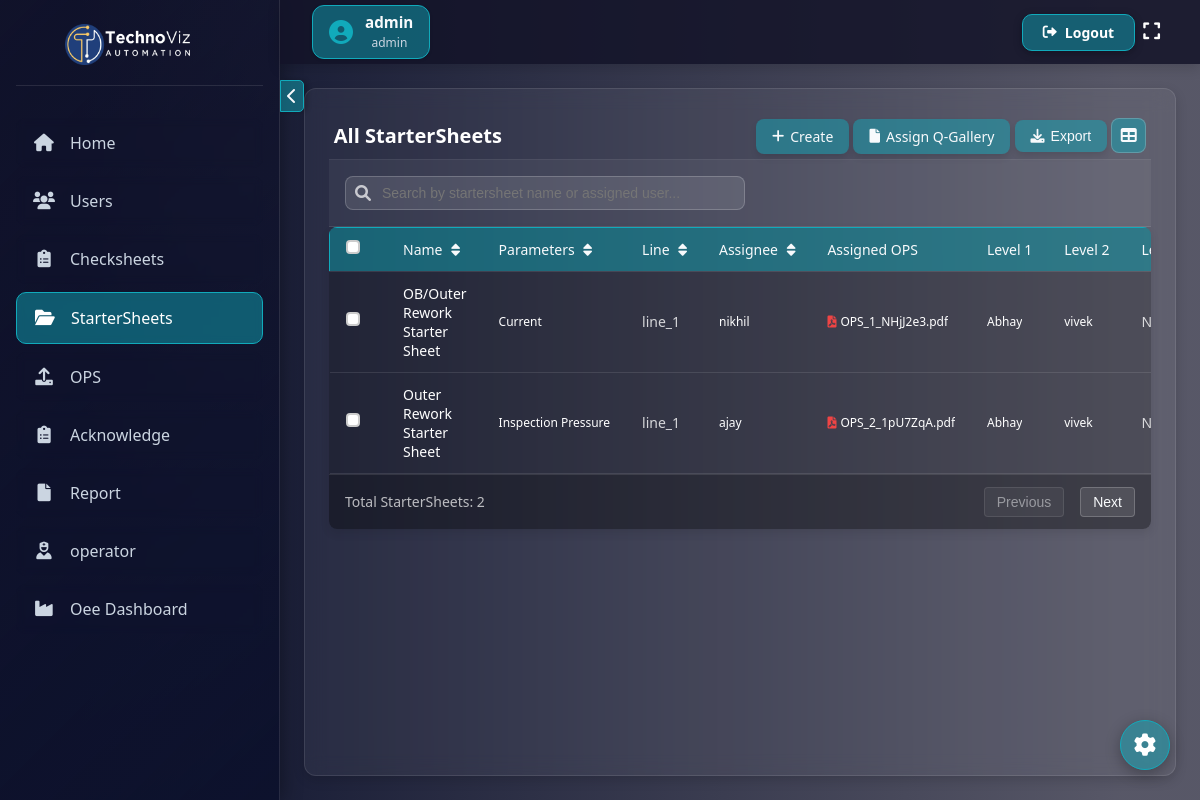
The app's page /all_startersheet/ (signed in) with its own data.
### checksheet1/models.py (models this page shows, shortened)
class CustomUser(AbstractUser):
    ROLE_CHOICES = [
        ("admin", "Admin"),
        ("quality_incharge", "Quality Incharge"),
        ("shift_incharge", "Shift Incharge"),
        ("operator", "Operator"),
    ]
    username = models.CharField(max_length=150, unique=False)
    employee_id = models.CharField(max_length=20, unique=True)  # New field
    role = models.CharField(max_length=20, choices=ROLE_CHOICES, default="admin")
    phone_number = models.CharField(max_length=15, blank=True, null=True)
    USERNAME_FIELD = "employee_id"  # Use employee_id for authentication
    REQUIRED_FIELDS = ["username", "email"]  # Keep username for internal use

class StarterSheet(models.Model):
    name = models.CharField(max_length=255)
    line = models.CharField(
        max_length=10, choices=[("line_1", "Line 1"), ("line_2", "Line 2")]
    )
    assigned_users = models.ManyToManyField(
        "CustomUser", related_name="assigned_starter_sheets", blank=True
    )
    created_by = models.ForeignKey(
        "CustomUser",
        on_delete=models.SET_NULL,
        null=True,
        related_name="created_starter_sheets",
    )
    created_on = models.DateTimeField(auto_now_add=True)
    level_1_approver = models.ForeignKey(
        "CustomUser",
        on_delete=models.SET_NULL,
        null=True,
        blank=True,
        related_name="level_1_assigned_sheets",
    )
    level_2_approver = models.ForeignKey(
        "CustomUser",
        on_delete=models.SET_NULL,
        null=True,
        blank=True,
        related_name="level_2_assigned_sheets",
    )
    require_level_3_approval = models.BooleanField(
        default=True, help_text="Check if this sheet requires Level 3 approval (admin)"
    )

class StarterZone(models.Model):
    startersheet = models.ForeignKey(
        StarterSheet, on_delete=models.CASCADE, related_name="zones"
    )
    name = models.CharField(max_length=255)
    type = models.CharField(
        max_length=20,
        choices=[("int", "Integer"), ("float", "Float"), ("checkbox", "Checkbox")],
    )
    min_value = models.CharField(null=True, blank=True, max_length=255)
    max_value = models.CharField(null=True, blank=True, max_length=255)
    unit = models.CharField(max_length=50, null=True, blank=True)  # New field for unit
    check_method = models.TextField(null=True, blank=True)  # New field for check method
    image = models.ImageField(upload_to="zone_images/", null=True, blank=True)
    standard = models.CharField(max_length=255, null=True, blank=True)

class POCUpload(models.Model):
    pdf = models.FileField(upload_to=poc_upload_path)
    assigned_startersheets = models.ManyToManyField(
        StarterSheet,
        related_name="assigned_pocs",
        blank=True,
    )

### checksheet1/views.py (the view)
# urls.py: path("all_startersheet/", all_startersheet, name="all_startersheet"),
@login_required
def all_startersheet(request):
    if request.user.role == "admin" or has_page_access(
        request.user, "all_startersheet"
    ):
        checksheets = CheckSheet.objects.all()
        Starter = StarterSheet.objects.prefetch_related("assigned_users", "zones")
    else:
        checksheets = CheckSheet.objects.filter(assigned_users=request.user)
        Starter = StarterSheet.objects.filter(
            assigned_users=request.user
        ).prefetch_related("zones")
    all_users = get_user_model().objects.all()
    return render(
        request,
        "checksheet/all_startersheets.html",
        {
            "Starter": Starter,  # Using 'Starter' instead of 'startersheets'
            "checksheets": checksheets,
            "all_users": all_users,
        },
    )

### checksheet1/templates/checksheet/all_startersheets.html (shortened to what this page needs)
{% extends 'checksheet/base.html' %}
{% load static %}
{% block extra_css %}
<link rel="stylesheet" href="{% static 'css/all_startersheet.css' %}">
{% endblock %}
{% block content %}
<div class="page-container">
    <div class="header">
        <h2 class="page-title">All StarterSheets</h2>
       <div class="header-actions">
            <a href="{% url 'create_startersheet' %}" class="create-btn">
                <i class="fas fa-plus"></i> Create
            </a>
            <a href="{% url 'assign_poc_bulk' %}" class="create-btn">
                <i class="fas fa-file"></i> Assign Q-Gallery
            </a>
            <button id="exportSelectedBtn" class="export-btn create-btn" title="Export Selected">
                <i class="fas fa-download"></i> Export
            </button>
            <button id="viewToggleBtn" class="toggle-btn" title="Toggle View">
                <i class="fas fa-table"></i>
            </button>
        </div>
    </div>
    {% if Starter %}
    <div class="search-container">
        <div class="search-input-container">
            <i class="fas fa-search search-icon"></i>
            <input type="text" id="startersheetSearch" class="search-input" placeholder="Search by startersheet name or assigned user...">
        </div>
    </div>
    <div class="table-responsive">
        <table class="startersheets-container">
            <thead>
                <tr>
                    <th><input type="checkbox" id="selectAll"><label for="selectAll"></label></th>
                    <th class="sortable" data-sort="name">Name <i class="fas fa-sort"></i></th>
                    <th class="sortable" data-sort="parameters">Parameters <i class="fas fa-sort"></i></th>
                    <th class="sortable" data-sort="line">Line <i class="fas fa-sort"></i></th>
                    <th class="sortable" data-sort="users">Assignee <i class="fas fa-sort"></i></th>
                    <th>Assigned OPS</th>
                    <th>Level 1</th>
                    <th>Level 2</th>
                    <th>Level 3</th>
                </tr>
            </thead>
            <tbody id="startersheetTableBody">
                {% for startersheet in Starter %}
                <tr data-id="{{ startersheet.id }}">
                   <td><input type="checkbox" class="startersheet-checkbox" id="checkbox-{{ startersheet.id }}" value="{{ startersheet.id }}"><label for="checkbox-{{ startersheet.id }}"></label></td>
                    <td>
                        <a href="javascript:void(0);" class="startersheet-name" onclick="showDetailModal({{ startersheet.id }})">
                            {{ startersheet.name }}
                        </a>
                    </td>
                    <td class="content-cell">
                        <div class="zone-chips">
                            {% with zones=startersheet.zones.all %}
                                {% if zones|length > 0 %}
                                    {% for zone in zones|slice:":1" %}
                                        <span class="zone-chip">{{ zone.name }}</span>
                                    {% endfor %}
                                {% else %}
                                    <span class="empty-text">No zones</span>
                                {% endif %}
                            {% endwith %}
                        </div>
                    </td>
                    <td class="content-cell">
                        {{ startersheet.line }}
                    </td>
                    <td class="content-cell">
                        <div class="user-chips">
                            {% with users=startersheet.assigned_users.all %}
                                {% if users|length > 0 %}
                                    {% for user in users|slice:":1" %}
                                        <span class="user-chip">{{ user.username }}</span>
                                    {% endfor %}
                                {% endif %}
                            {% endwith %}
                        </div>
                    </td>
                    <td class="content-cell">
                        <div class="poc-links">
                            {% with pocs=startersheet.assigned_pocs.all %}
                                {% if pocs|length > 0 %}
                                    {% for poc in pocs|slice:":1" %}
                                        <a href="javascript:void(0);" class="pdf-link" data-pdf-url="{{ poc.pdf.url }}" data-pdf-name="{{ poc.pdf.name|slice:'9:' }}">
                                            <i class="fas fa-file-pdf"></i>
                                            {{ poc.pdf.name|slice:"9:" }}
                                        </a>
                                    {% endfor %}
                                {% else %}
                                    <span class="empty-text">No OPS assigned</span>
                                {% endif %}
                            {% endwith %}
                        </div>
                    </td>
                    <td class="content-cell">
                        <div4534 class="approver-chips">
                            {% if startersheet.level_1_approver %}
                                <span class="approval-chip">{{ startersheet.level_1_approver.username }}</span>
                            {% else %}
                                <span class="empty-text">Not assigned</span>
                            {% endif %}
                        </div>
                    <td class="content-cell">
                        <div class="approver-chips">
                            {% if startersheet.level_2_approver %}
                                <span class="approval-chip">{{ startersheet.level_2_approver.username }}</span>
                            {% else %}
                                <span class="empty-text">Not assigned</span>
                            {% endif %}
                        </div>
                    </td>
                    <td class="content-cell">
                        {% if startersheet.require_level_3_approval %}
                                Yes
                            {% else %}
                                No
                            {% endif %}
                    </td>
                {% endfor %}
        <div class="pagination" id="startersheetPagination">
            <div class="pagination-info">
                <span>Total StarterSheets: <span id="startersheetCount">{{ Starter|length }}</span></span>
            </div>
            <div class="pagination-controls">
                <button class="pagination-button" id="startersheetPrev" disabled>Previous</button>
                <button class="pagination-button" id="startersheetNext">Next</button>
            </div>
        </div>
    </div>
    {% else %}
    <div class="empty-state">
        <i class="fas fa-folder-open"></i>
        <p>No StarterSheets available</p>
    </div>
    {% endif %}
</div>
{% endblock %}

### checksheet1/templates/checksheet/base.html (shortened to what this page needs)
<!DOCTYPE html>
<html lang="en">
<head>
    {% load custom_tags %}
    {% load static %}
    <link href="https://cdnjs.cloudflare.com/ajax/libs/font-awesome/6.0.0/css/all.min.css" rel="stylesheet">
    <link rel="stylesheet" href="{% static 'css/base.css' %}">
    {% block extra_css %}
  {% endblock%}
</head>
<body>
    {% if request.user.is_authenticated %}
    <nav class="navbar">
        <div class="navbar-left" style="display: flex; align-items: center;">
            <div class="user-info">
                <i class="fas fa-user-circle"></i>
                <div class="user-details">
                    <span class="user-name">{{ request.user.username }}</span>
                    <span class="user-role">{{ request.user.role|default:"No role" }}</span>
                </div>
            </div>
        </div>
        <a href="{% url 'logout' %}" class="logout-btn">
            <i class="fas fa-sign-out-alt"></i>
            Logout
        </a>
         <button class="fullscreen-btn" onclick="toggleFullScreen()" title="Toggle Full Screen">
                <i class="fas fa-expand"></i>
            </button>
    </nav>
    {% endif %}
    <button class="sidebar-toggle" onclick="toggleSidebar()">
        <i class="fas fa-chevron-left"></i>
    </button>
    <div class="sidebar">
        <div class="sidebar-header">
            <h3>
                <img src="{% static 'images/logo.jpg' %}" alt="Expanded Logo" class="sidebar-logo logo-toggle logo-expanded">
            </h3>
        </div>
        {% if request.user.is_authenticated %}
        {% if request.user|has_page_access:"home" %}
        <a href="{% url 'home' %}"><i class="fas fa-home"></i><span class="sidebar-text">Home</span></a>
        {% endif %}
        {% if request.user|has_page_access:"user_list" %}
        <a href="{% url 'user_list' %}"><i class="fas fa-users"></i><span class="sidebar-text">Users</span></a>
        {% endif %}
        {% if request.user|has_page_access:"all_checksheets" %}
        <a href="{% url 'all_checksheets' %}"><i class="fas fa-clipboard-list"></i><span class="sidebar-text">Checksheets</span></a>
        {% endif %}
        {% if request.user|has_page_access:"all_startersheet" %}
        <a href="{% url 'all_startersheet' %}"><i class="fas fa-folder-open"></i><span class="sidebar-text">StarterSheets</span></a>
        {% endif %}
        {% if request.user|has_page_access:"upload_poc" %}
        <a href="{% url 'upload_poc' %}"><i class="fas fa-upload"></i><span class="sidebar-text">OPS</span></a>
        {% endif %}
        {% if request.user|has_page_access:"acknowledgment_list" %}
        <a href="{% url 'acknowledgment_list' %}"><i class="fas fa-clipboard-list"></i><span class="sidebar-text">Acknowledge</span></a>
        {% endif %}
        {% if request.user|has_page_access:"report" %}
        <a href="{% url 'report' %}"><i class="fas fa-file"></i><span class="sidebar-text">Report</span></a>
        {% endif %}
        <a href="{% url 'operator_dashboard' %}"><i class="fa-solid fa-user-nurse"></i><span class="sidebar-text">operator</span></a>
        <a href="http://abhay188.pythonanywhere.com/"><i class="fa-solid fa-industry"></i><span class="sidebar-text">Oee Dashboard</span></a>
        {% endif %}
    </div>
    <div class="content">
        <div class="content-inner">
            {% block content %}{% endblock %}
        <div class="settings-float" id="settingsFloat">
            <i class="fas fa-cog"></i>
        </div>
</body>
</html>

### records on screen
CustomUser: user.username "admin", user.role "admin"
StarterSheet: name "OB/Outer Rework Starter Sheet", line "line_1", level_1_approver.username "Abhay", level_2_approver.username "vivek", require_level_3_approval "No"
StarterZone: name "Current"
CustomUser: username "nikhil"
POCUpload: pdf.name "OPS_1_NHjJ2e3.pdf"
StarterSheet: name "Outer Rework Starter Sheet", line "line_1", level_1_approver.username "Abhay", level_2_approver.username "vivek", require_level_3_approval "No"
StarterZone: name "Inspection Pressure"
CustomUser: username "ajay"
POCUpload: pdf.name "OPS_2_1pU7ZqA.pdf"

### other values on screen
{{ Starter|length }} "2"
